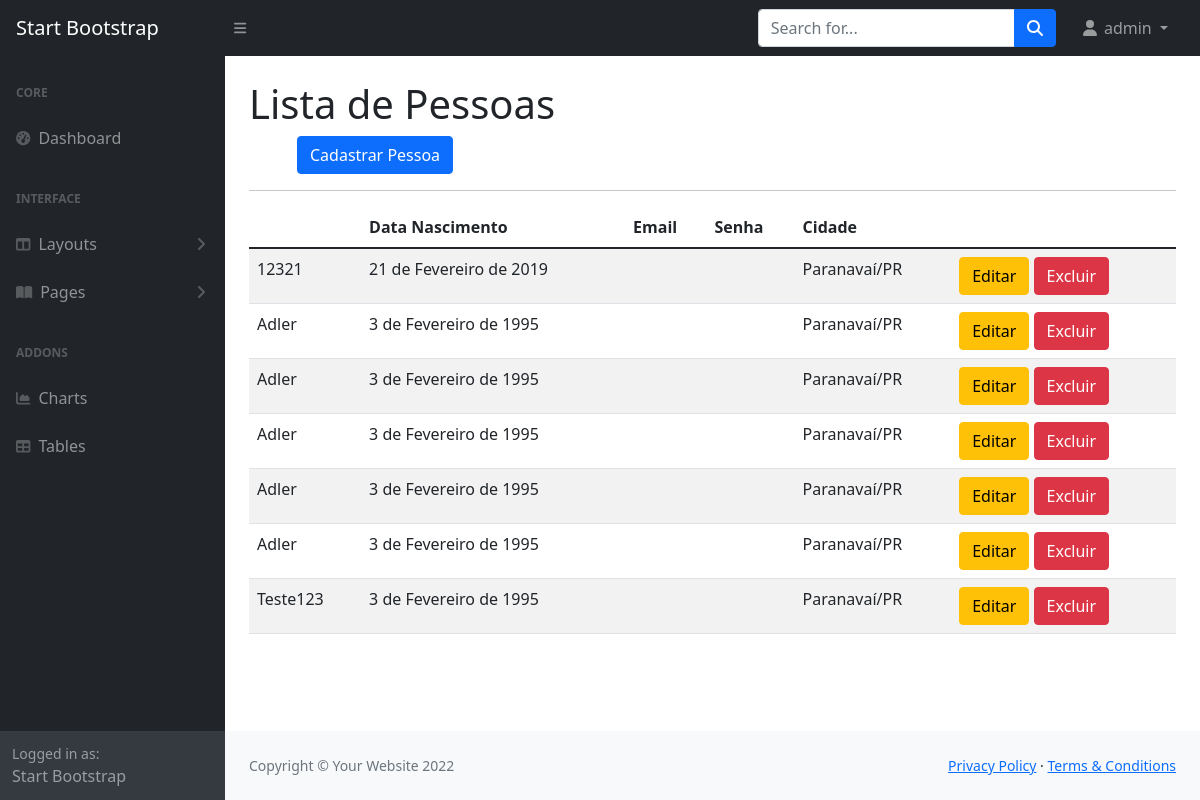
The app's page /listar/pessoa/ (signed in) with its own data.
### paginas/models.py (models this page shows, shortened)
class Pessoa(models.Model):
    nome_completo = models.CharField(max_length=50, verbose_name="Nome da pessoa", help_text="Digite seu nome completo")
    nascimento = models.DateField(verbose_name='Data de nascimento')
    cidade = models.ForeignKey(Cidade, on_delete=models.PROTECT)
    criado_em = models.DateTimeField(auto_now_add=True)
    atualizado_em = models.DateTimeField(auto_now=True)
    usuario = models.ForeignKey(User, on_delete=models.PROTECT)

class Cidade(models.Model):
    nome = models.CharField(max_length=100,verbose_name="Nome da cidade")
    estado = models.CharField(max_length=2,choices=ESTADOS)
    criado_em = models.DateTimeField(auto_now_add=True)
    atualizado_em = models.DateTimeField(auto_now=True)
    usuario = models.ForeignKey(User, on_delete=models.PROTECT)
    def __str__(self):
        return self.nome + "/" + self.estado

### paginas/views.py (the view)
# urls.py: path('listar/pessoa/', PessoaList.as_view(), name='listar-pessoa'),
class PessoaList(LoginRequiredMixin, GroupRequiredMixin,  ListView):
    model = Pessoa
    template_name = 'paginas/listas/pessoa.html'
    def get_queryset(self):
        self.object_list = Pessoa.objects.filter(usuario=self.request.user)
        return self.object_list

### paginas/templates/paginas/listas/pessoa.html
{% extends 'paginas/modelo.html' %}
{% load static %}
{% block conteudo %}
<h1 class="mt-4">Lista de Pessoas</h1>
<a href="{% url 'cadastrar-pessoa' %}" class="btn btn-primary float-right ms-5">Cadastrar Pessoa</a>
<hr>
<table class="table table-striped">
    <thead>
        <tr>
            <th>
            </th>
            <th>Data Nascimento</th>
            <th>Email</th>
            <th>Senha</th>
            <th>Cidade</th>
        </tr>
    </thead>
    <tbody>
        {% for obj in object_list %}
            <tr>
                <td>{{obj.nome_completo}}</td>
                <td>{{obj.nascimento}}</td>
                <td>{{obj.email}}</td>
                <td>{{obj.senha}}</td>
                <td>{{obj.cidade}}</td>
                <td>
                    <a href="{% url 'editar-pessoa' obj.pk %}" class="btn btn-warning">
                        Editar</a>
                    <a href="{% url 'excluir-pessoa' obj.pk %}" class="btn btn-danger">
                        Excluir</a>
                </td>
            </tr>
        {% empty %}
            <tr>
                <td colspan="100%">Nenhum Registro Encontrado!</td>
            </tr>
        {% endfor %}
    </tbody>
</table>
{% endblock %}

### paginas/templates/paginas/modelo.html (shortened to what this page needs)
{% load static %}
<!DOCTYPE html>
<html lang="en">
<head>
    <link href="https://cdn.jsdelivr.net/npm/simple-datatables@latest/dist/style.css" rel="stylesheet" />
    <link href="{% static 'css/styles.css' %}" rel="stylesheet" />
</head>
<body class="sb-nav-fixed">
    {% block menu %}
    <nav class="sb-topnav navbar navbar-expand navbar-dark bg-dark">
        <a class="navbar-brand ps-3" href="index.html">Start Bootstrap</a>
        <button class="btn btn-link btn-sm order-1 order-lg-0 me-4 me-lg-0" id="sidebarToggle" href="#!"><i
                class="fas fa-bars"></i></button>
        <form class="d-none d-md-inline-block form-inline ms-auto me-0 me-md-3 my-2 my-md-0">
            <div class="input-group">
                <input class="form-control" type="text" placeholder="Search for..." aria-label="Search for..."
                    aria-describedby="btnNavbarSearch" />
                <button class="btn btn-primary" id="btnNavbarSearch" type="button"><i
                        class="fas fa-search"></i></button>
            </div>
        </form>
        <ul class="navbar-nav ms-auto ms-md-0 me-3 me-lg-4">
            {% if request.user.is_authenticated %}
            <li class="nav-item dropdown">
                <a class="nav-link dropdown-toggle" id="navbarDropdown" href="#" role="button" data-bs-toggle="dropdown"
                    aria-expanded="false"><i class="fas fa-user fa-fw"></i>
                    {{ request.user }}
                </a>
            </li>
            {% else %}
            <li class="nav-item">
                <a class="btn btn-success" href="{% url 'login' %}">Entrar</a>
            </li>
            {% endif %}
        </ul>
    </nav>
    {% endblock %}
    <div id="layoutSidenav">
            {% block menu-lateral %}
        <div id="layoutSidenav_nav">
            <nav class="sb-sidenav accordion sb-sidenav-dark" id="sidenavAccordion">
                <div class="sb-sidenav-menu">
                    <div class="nav">
                        <div class="sb-sidenav-menu-heading">Core</div>
                        <a class="nav-link" href="index.html">
                            <div class="sb-nav-link-icon"><i class="fas fa-tachometer-alt"></i></div>
                            Dashboard
                        </a>
                        <div class="sb-sidenav-menu-heading">Interface</div>
                        <a class="nav-link collapsed" href="#" data-bs-toggle="collapse"
                            data-bs-target="#collapseLayouts" aria-expanded="false" aria-controls="collapseLayouts">
                            <div class="sb-nav-link-icon"><i class="fas fa-columns"></i></div>
                            Layouts
                            <div class="sb-sidenav-collapse-arrow"><i class="fas fa-angle-down"></i></div>
                        </a>
                        <a class="nav-link collapsed" href="#" data-bs-toggle="collapse" data-bs-target="#collapsePages"
                            aria-expanded="false" aria-controls="collapsePages">
                            <div class="sb-nav-link-icon"><i class="fas fa-book-open"></i></div>
                            Pages
                            <div class="sb-sidenav-collapse-arrow"><i class="fas fa-angle-down"></i></div>
                        </a>
                        <div class="sb-sidenav-menu-heading">Addons</div>
                        <a class="nav-link" href="charts.html">
                            <div class="sb-nav-link-icon"><i class="fas fa-chart-area"></i></div>
                            Charts
                        </a>
                        <a class="nav-link" href="tables.html">
                            <div class="sb-nav-link-icon"><i class="fas fa-table"></i></div>
                            Tables
                        </a>
                    </div>
                </div>
                <div class="sb-sidenav-footer">
                    <div class="small">Logged in as:</div>
                    Start Bootstrap
                </div>
            </nav>
        </div>
        {% endblock %}
        <div id="layoutSidenav_content">
            <main>
                <div class="container-fluid px-4">
                    {% block conteudo %}{% endblock %}
            </main>
            <footer class="py-4 bg-light mt-auto">
                <div class="container-fluid px-4">
                    <div class="d-flex align-items-center justify-content-between small">
                        {% block rodape %}
                        <div class="text-muted">Copyright &copy; Your Website 2022</div>
                        <div>
                            <a href="#">Privacy Policy</a>
                            &middot;
                            <a href="#">Terms &amp; Conditions</a>
                        </div>
                        {% endblock %}
                    </div>
                </div>
            </footer>
        </div>
    </div>
</body>
</html>

### records on screen
Pessoa: nome_completo "12321", nascimento "21 de Fevereiro de 2019", cidade "Paranavaí/PR"
Pessoa: nome_completo "Adler", nascimento "3 de Fevereiro de 1995", cidade "Paranavaí/PR"
Pessoa: nome_completo "Adler", nascimento "3 de Fevereiro de 1995", cidade "Paranavaí/PR"
Pessoa: nome_completo "Adler", nascimento "3 de Fevereiro de 1995", cidade "Paranavaí/PR"
Pessoa: nome_completo "Adler", nascimento "3 de Fevereiro de 1995", cidade "Paranavaí/PR"
Pessoa: nome_completo "Adler", nascimento "3 de Fevereiro de 1995", cidade "Paranavaí/PR"
Pessoa: nome_completo "Teste123", nascimento "3 de Fevereiro de 1995", cidade "Paranavaí/PR"

### other values on screen
{{ request.user }} "admin"
